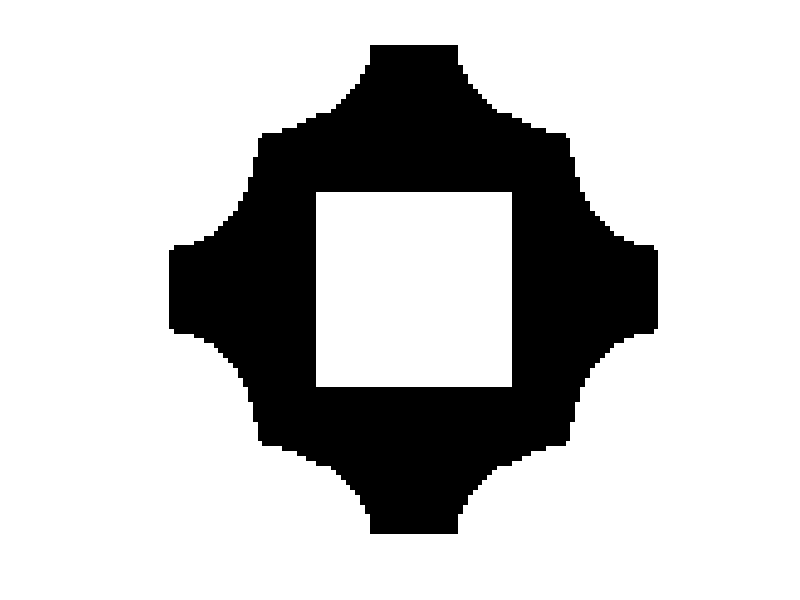

Source code (MATLAB):
%%%% AN 88 LINE TOPOLOGY OPTIMIZATION CODE Nov, 2010 %%%%
nelx=100;
nely=100;
volfrac=0.45;
penal=3; 
rmin=0.4;
ft=2;
%% MATERIAL PROPERTIES
E0 = 1;
Emin = 0.5;
%% PREPARE FINITE ELEMENT ANALYSIS
KE = [4 -1 -2 -1; -1 4 -1 -2; -2 -1 4 -1; -1 -2 -1 4];
nodenrs = reshape(1:(1+nelx)*(1+nely),1+nely,1+nelx);
edofVec = reshape(nodenrs(1:end-1,1:end-1)+1,nelx*nely,1);
edofMat = repmat(edofVec,1,4)+repmat([0 nely+1 nely -1],nelx*nely,1);
iK = reshape(kron(edofMat,ones(4,1))',16*nelx*nely,1);
jK = reshape(kron(edofMat,ones(1,4))',16*nelx*nely,1);
% DEFINE LOADS AND SUPPORTS (HALF MBB-BEAM)
A = reshape(1:(nelx+1)*(nely+1),nelx+1,nely+1);
A1 = A(21:31,31:71);
A2 = A(71:81,31:71);
A3 = A(21:81,21:31);
A4 = A(21:81,71:81);
loc = [A1(:);A2(:);A3(:);A4(:)];
F = sparse(loc,ones(size(loc)),0.01*ones(size(loc)),(nely+1)*(nelx+1),1);
%F = ones((nely+1)*(nelx+1),1);

U = zeros((nely+1)*(nelx+1),1);
fixeddofs = union([1:(nely+1),1:(nely+1):(nelx+1)*(nely+1),(nely+1):(nely+1):(nelx+1)*(nely+1)],(nely+1)*(nelx)+1:(nelx+1)*(nely+1));  %Dirichlet boundary
U(fixeddofs) = 0;
Upd = U;
alldofs = 1:(nely+1)*(nelx+1);
freedofs = setdiff(alldofs,fixeddofs);
%% PREPARE FILTER
iH = ones(nelx*nely*(2*(ceil(rmin)-1)+1)^2,1);
jH = ones(size(iH));
sH = zeros(size(iH));
k = 0;
for i1 = 1:nelx
  for j1 = 1:nely
    e1 = (i1-1)*nely+j1;
    for i2 = max(i1-(ceil(rmin)-1),1):min(i1+(ceil(rmin)-1),nelx)
      for j2 = max(j1-(ceil(rmin)-1),1):min(j1+(ceil(rmin)-1),nely)
        e2 = (i2-1)*nely+j2;
        k = k+1;
        iH(k) = e1;
        jH(k) = e2;
        sH(k) = max(0,rmin-sqrt((i1-i2)^2+(j1-j2)^2));
      end
    end
  end
end
H = sparse(iH,jH,sH);
Hs = sum(H,2);
%% ACTIVE AND PASSIVE ELEMENTS
passive = zeros(nely,nelx);
passive(21:30,31:70) = 2;
passive(71:80,31:70) = 2;
passive(21:80,21:30) = 2;
passive(21:80,71:80) = 2;
%% INITIALIZE ITERATION
x = repmat(volfrac,nely,nelx);
xPhys = x;
loop = 0;
change = 1;
%% START ITERATION
while change > 0.01 && loop < 300
  loop = loop + 1;
  %% FE-ANALYSIS
  sK = reshape(KE(:)*(Emin+xPhys(:)'.^penal*(E0-Emin)),16*nelx*nely,1);
  K = sparse(iK,jK,sK); K = (K+K')/2;
  Fd = F-K*Upd;
  U(freedofs) = K(freedofs,freedofs)\Fd(freedofs);
  auxU = reshape(U,nely+1,nelx+1);
  %figure(10)
  %surf(auxU)
  %pause(0.1)
  %% OBJECTIVE FUNCTION AND SENSITIVITY ANALYSIS
  ce = reshape(sum((U(edofMat)*KE).*U(edofMat),2),nely,nelx);
  c = sum(sum((Emin+xPhys.^penal*(E0-Emin)).*ce));
  dc = -penal*(E0-Emin)*xPhys.^(penal-1).*ce;
  dv = ones(nely,nelx);
  %% FILTERING/MODIFICATION OF SENSITIVITIES
  if ft == 1
    dc(:) = H*(x(:).*dc(:))./Hs./max(1e-3,x(:));
  elseif ft == 2
    dc(:) = H*(dc(:)./Hs);
    dv(:) = H*(dv(:)./Hs);
  end
  %% OPTIMALITY CRITERIA UPDATE OF DESIGN VARIABLES AND PHYSICAL DENSITIES
  l1 = 0; l2 = 1e9; move = 0.2;
  while (l2-l1)/(l1+l2) > 1e-3
    lmid = 0.5*(l2+l1);
    xnew = max(0,max(x-move,min(1 ,min(x+move,x.*sqrt( (-dc./dv/lmid))))));
    if ft == 1
      xPhys = xnew;
    elseif ft == 2
      xPhys(:) = (H*xnew(:))./Hs;
    end
    xPhys(passive==1) = 0;
    xPhys(passive==2) = 1;
    if sum(xPhys(:)) > volfrac*nelx*nely, l1 = lmid; else, l2 = lmid; end
  end
  change = max(abs(xnew(:)-x(:)));
  x = xnew;
  %% PRINT RESULTS
  fprintf(' It.:%5i Obj.:%11.4f Vol.:%7.3f ch.:%7.3f\n',loop,c, ...
    mean(xPhys(:)),change);
  %% PLOT DENSITIES
  figure(20)
  colormap(gray); imagesc(1-xPhys); caxis([0 1]); axis equal; axis off; drawnow;
end
%
%%%%%%%%%%%%%%%%%%%%%%%%%%%%%%%%%%%%%%%%%%%%%%%%%%%%%%%%%%%%%%%%%%%%%%%%%%%%
% This Matlab code was written by E. Andreassen, A. Clausen, M. Schevenels,%
% B. S. Lazarov and O. Sigmund,  Department of Solid  Mechanics,           %
%  Technical University of Denmark,                                        %
%  DK-2800 Lyngby, Denmark.                                                %
% Please sent your comments to: sigmund@fam.dtu.dk                         %
%                                                                          %
% The code is intended for educational purposes and theoretical details    %
% are discussed in the paper                                               %
% "Efficient topology optimization in MATLAB using 88 lines of code,       %
% E. Andreassen, A. Clausen, M. Schevenels,                                %
% B. S. Lazarov and O. Sigmund, Struct Multidisc Optim, 2010               %
% This version is based on earlier 99-line code                            %
% by Ole Sigmund (2001), Structural and Multidisciplinary Optimization,    %
% Vol 21, pp. 120--127.                                                    %
%                                                                          %
% The code as well as a postscript version of the paper can be             %
% downloaded from the web-site: http://www.topopt.dtu.dk                   %
%                                                                          %
% Disclaimer:                                                              %
% The authors reserves all rights but do not guaranty that the code is     %
% free from errors. Furthermore, we shall not be liable in any event       %
% caused by the use of the program.                                        %
%%%%%%%%%%%%%%%%%%%%%%%%%%%%%%%%%%%%%%%%%%%%%%%%%%%%%%%%%%%%%%%%%%%%%%%%%%%%